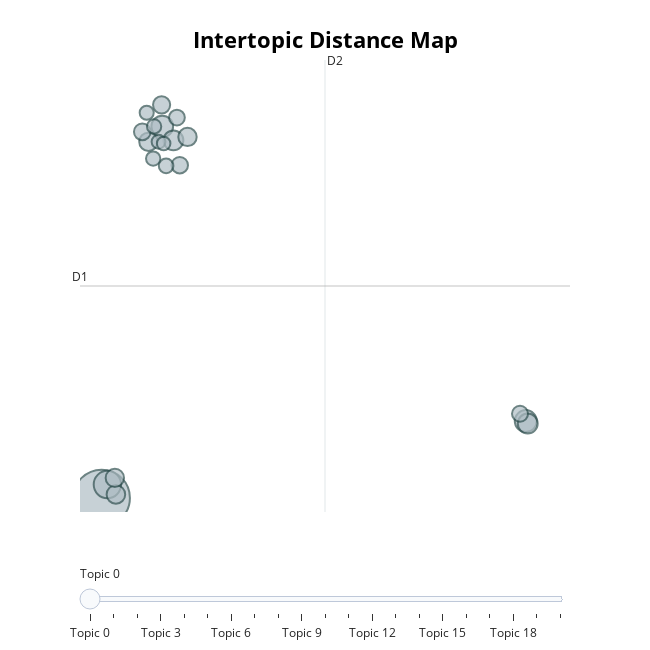

Source (notebook cell):
### Code cell
alberto2.visualize_topics()

### Figure 1 — Plotly figure (JSON) as saved in the notebook; plotly's stock layout.template omitted (floating-point values rounded to 4 significant figures)
{"data": [{"customdata": [[-6.713, -3.335, 0, "responsible | curfew | produce | ccpvirus | petition", 436], [-6.445, -2.861, 1, "petition | sign | leather | dogs | sale", 102], [13.03, -0.6088, 2, "oneworld | urge | pandemic | defeat | join", 66], [-3.89, 9.854, 3, "abusing | kai | treatment | positive | tests", 64], [-3.371, 9.362, 4, "die | gonna | going | arent | fucking", 54], [13.12, -0.6952, 5, "shameful | oneworld | urge | pandemic | join", 54], [-6.048, -3.211, 6, "serpent | god | displeasing | sunshine | communicating", 47], [-2.716, 9.482, 7, "cripples | hours | needed | vaccine | report", 46], [-6.099, -2.624, 8, "tencent | terrifying | leak | statistics | accidentally", 46], [-4.535, 9.309, 9, "everybody | fighting | kung | flu | terrence", 46], [-3.921, 10.62, 10, "support | signing | deliver | delivered | copy", 40], [-4.819, 9.664, 11, "english | end | elizabeth | rape | sentence", 38], [-3.076, 8.479, 12, "designer | bitlord | ir | com | exclusive", 37], [12.76, -0.347, 13, "oneworld | futures | urge | drops | sunday", 35], [-3.208, 10.17, 14, "preach | false | fail | mama | observe", 34], [-3.711, 8.453, 15, "eo | exploitation | exclude | exclusive | excuse", 29], [-4.313, 8.714, 16, "watch | hk | zoonotic | expand | evil", 28], [-4.27, 9.853, 17, "expand | picking | rock | ancient | territory", 28], [-4.615, 10.34, 18, "permanent | environment | expert | wildlife | ban", 27], [-4.064, 9.311, 19, "zoonotic | expert | example | exclude | exclusive", 26], [-3.826, 9.245, 20, "nnevvy | hong | gtgt | food | countries", 25]], "hovertemplate": "<b>Topic %{customdata[2]}</b><br>Words: %{customdata[3]}<br>Size: %{customdata[4]}", "legendgroup": "", "marker": {"color": "#B0BEC5", "line": {"color": "DarkSlateGrey", "width": 2}, "size": [436, 102, 66, 64, 54, 54, 47, 46, 46, 46, 40, 38, 37, 35, 34, 29, 28, 28, 27, 26, 25], "sizemode": "area", "sizeref": 0.2725, "symbol": "circle"}, "mode": "markers", "name": "", "orientation": "v", "showlegend": false, "type": "scatter", "x": [-6.713, -6.445, 13.03, -3.89, -3.371, 13.12, -6.048, -2.716, -6.099, -4.535, -3.921, -4.819, -3.076, 12.76, -3.208, -3.711, -4.313, -4.27, -4.615, -4.064, -3.826], "xaxis": "x", "y": [-3.335, -2.861, -0.6088, 9.854, 9.362, -0.6952, -3.211, 9.482, -2.624, 9.309, 10.62, 9.664, 8.479, -0.347, 10.17, 8.453, 8.714, 9.853, 10.34, 9.311, 9.245], "yaxis": "y"}], "layout": {"annotations": [{"showarrow": false, "text": "D1", "x": -7.72, "y": 4.189, "yshift": 10}, {"showarrow": false, "text": "D2", "x": 3.686, "xshift": 10, "y": 12.21}], "height": 650, "hoverlabel": {"bgcolor": "white", "font": {"family": "Rockwell", "size": 16}}, "legend": {"itemsizing": "constant", "tracegroupgap": 0}, "margin": {"t": 60}, "shapes": [{"line": {"color": "#CFD8DC", "width": 2}, "type": "line", "x0": 3.686, "x1": 3.686, "y0": -3.836, "y1": 12.21}, {"line": {"color": "#9E9E9E", "width": 2}, "type": "line", "x0": -7.72, "x1": 15.09, "y0": 4.189, "y1": 4.189}], "sliders": [{"active": 0, "pad": {"t": 50}, "steps": [{"args": [{"marker.color": [["red", "#B0BEC5", "#B0BEC5", "#B0BEC5", "#B0BEC5", "#B0BEC5", "#B0BEC5", "#B0BEC5", "#B0BEC5", "#B0BEC5", "#B0BEC5", "#B0BEC5", "#B0BEC5", "#B0BEC5", "#B0BEC5", "#B0BEC5", "#B0BEC5", "#B0BEC5", "#B0BEC5", "#B0BEC5", "#B0BEC5"]]}], "label": "Topic 0", "method": "update"}, {"args": [{"marker.color": [["#B0BEC5", "red", "#B0BEC5", "#B0BEC5", "#B0BEC5", "#B0BEC5", "#B0BEC5", "#B0BEC5", "#B0BEC5", "#B0BEC5", "#B0BEC5", "#B0BEC5", "#B0BEC5", "#B0BEC5", "#B0BEC5", "#B0BEC5", "#B0BEC5", "#B0BEC5", "#B0BEC5", "#B0BEC5", "#B0BEC5"]]}], "label": "Topic 1", "method": "update"}, {"args": [{"marker.color": [["#B0BEC5", "#B0BEC5", "red", "#B0BEC5", "#B0BEC5", "#B0BEC5", "#B0BEC5", "#B0BEC5", "#B0BEC5", "#B0BEC5", "#B0BEC5", "#B0BEC5", "#B0BEC5", "#B0BEC5", "#B0BEC5", "#B0BEC5", "#B0BEC5", "#B0BEC5", "#B0BEC5", "#B0BEC5", "#B0BEC5"]]}], "label": "Topic 2", "method": "update"}, {"args": [{"marker.color": [["#B0BEC5", "#B0BEC5", "#B0BEC5", "red", "#B0BEC5", "#B0BEC5", "#B0BEC5", "#B0BEC5", "#B0BEC5", "#B0BEC5", "#B0BEC5", "#B0BEC5", "#B0BEC5", "#B0BEC5", "#B0BEC5", "#B0BEC5", "#B0BEC5", "#B0BEC5", "#B0BEC5", "#B0BEC5", "#B0BEC5"]]}], "label": "Topic 3", "method": "update"}, {"args": [{"marker.color": [["#B0BEC5", "#B0BEC5", "#B0BEC5", "#B0BEC5", "red", "#B0BEC5", "#B0BEC5", "#B0BEC5", "#B0BEC5", "#B0BEC5", "#B0BEC5", "#B0BEC5", "#B0BEC5", "#B0BEC5", "#B0BEC5", "#B0BEC5", "#B0BEC5", "#B0BEC5", "#B0BEC5", "#B0BEC5", "#B0BEC5"]]}], "label": "Topic 4", "method": "update"}, {"args": [{"marker.color": [["#B0BEC5", "#B0BEC5", "#B0BEC5", "#B0BEC5", "#B0BEC5", "red", "#B0BEC5", "#B0BEC5", "#B0BEC5", "#B0BEC5", "#B0BEC5", "#B0BEC5", "#B0BEC5", "#B0BEC5", "#B0BEC5", "#B0BEC5", "#B0BEC5", "#B0BEC5", "#B0BEC5", "#B0BEC5", "#B0BEC5"]]}], "label": "Topic 5", "method": "update"}, {"args": [{"marker.color": [["#B0BEC5", "#B0BEC5", "#B0BEC5", "#B0BEC5", "#B0BEC5", "#B0BEC5", "red", "#B0BEC5", "#B0BEC5", "#B0BEC5", "#B0BEC5", "#B0BEC5", "#B0BEC5", "#B0BEC5", "#B0BEC5", "#B0BEC5", "#B0BEC5", "#B0BEC5", "#B0BEC5", "#B0BEC5", "#B0BEC5"]]}], "label": "Topic 6", "method": "update"}, {"args": [{"marker.color": [["#B0BEC5", "#B0BEC5", "#B0BEC5", "#B0BEC5", "#B0BEC5", "#B0BEC5", "#B0BEC5", "red", "#B0BEC5", "#B0BEC5", "#B0BEC5", "#B0BEC5", "#B0BEC5", "#B0BEC5", "#B0BEC5", "#B0BEC5", "#B0BEC5", "#B0BEC5", "#B0BEC5", "#B0BEC5", "#B0BEC5"]]}], "label": "Topic 7", "method": "update"}, {"args": [{"marker.color": [["#B0BEC5", "#B0BEC5", "#B0BEC5", "#B0BEC5", "#B0BEC5", "#B0BEC5", "#B0BEC5", "#B0BEC5", "red", "#B0BEC5", "#B0BEC5", "#B0BEC5", "#B0BEC5", "#B0BEC5", "#B0BEC5", "#B0BEC5", "#B0BEC5", "#B0BEC5", "#B0BEC5", "#B0BEC5", "#B0BEC5"]]}], "label": "Topic 8", "method": "update"}, {"args": [{"marker.color": [["#B0BEC5", "#B0BEC5", "#B0BEC5", "#B0BEC5", "#B0BEC5", "#B0BEC5", "#B0BEC5", "#B0BEC5", "#B0BEC5", "red", "#B0BEC5", "#B0BEC5", "#B0BEC5", "#B0BEC5", "#B0BEC5", "#B0BEC5", "#B0BEC5", "#B0BEC5", "#B0BEC5", "#B0BEC5", "#B0BEC5"]]}], "label": "Topic 9", "method": "update"}, {"args": [{"marker.color": [["#B0BEC5", "#B0BEC5", "#B0BEC5", "#B0BEC5", "#B0BEC5", "#B0BEC5", "#B0BEC5", "#B0BEC5", "#B0BEC5", "#B0BEC5", "red", "#B0BEC5", "#B0BEC5", "#B0BEC5", "#B0BEC5", "#B0BEC5", "#B0BEC5", "#B0BEC5", "#B0BEC5", "#B0BEC5", "#B0BEC5"]]}], "label": "Topic 10", "method": "update"}, {"args": [{"marker.color": [["#B0BEC5", "#B0BEC5", "#B0BEC5", "#B0BEC5", "#B0BEC5", "#B0BEC5", "#B0BEC5", "#B0BEC5", "#B0BEC5", "#B0BEC5", "#B0BEC5", "red", "#B0BEC5", "#B0BEC5", "#B0BEC5", "#B0BEC5", "#B0BEC5", "#B0BEC5", "#B0BEC5", "#B0BEC5", "#B0BEC5"]]}], "label": "Topic 11", "method": "update"}, {"args": [{"marker.color": [["#B0BEC5", "#B0BEC5", "#B0BEC5", "#B0BEC5", "#B0BEC5", "#B0BEC5", "#B0BEC5", "#B0BEC5", "#B0BEC5", "#B0BEC5", "#B0BEC5", "#B0BEC5", "red", "#B0BEC5", "#B0BEC5", "#B0BEC5", "#B0BEC5", "#B0BEC5", "#B0BEC5", "#B0BEC5", "#B0BEC5"]]}], "label": "Topic 12", "method": "update"}, {"args": [{"marker.color": [["#B0BEC5", "#B0BEC5", "#B0BEC5", "#B0BEC5", "#B0BEC5", "#B0BEC5", "#B0BEC5", "#B0BEC5", "#B0BEC5", "#B0BEC5", "#B0BEC5", "#B0BEC5", "#B0BEC5", "red", "#B0BEC5", "#B0BEC5", "#B0BEC5", "#B0BEC5", "#B0BEC5", "#B0BEC5", "#B0BEC5"]]}], "label": "Topic 13", "method": "update"}, {"args": [{"marker.color": [["#B0BEC5", "#B0BEC5", "#B0BEC5", "#B0BEC5", "#B0BEC5", "#B0BEC5", "#B0BEC5", "#B0BEC5", "#B0BEC5", "#B0BEC5", "#B0BEC5", "#B0BEC5", "#B0BEC5", "#B0BEC5", "red", "#B0BEC5", "#B0BEC5", "#B0BEC5", "#B0BEC5", "#B0BEC5", "#B0BEC5"]]}], "label": "Topic 14", "method": "update"}, {"args": [{"marker.color": [["#B0BEC5", "#B0BEC5", "#B0BEC5", "#B0BEC5", "#B0BEC5", "#B0BEC5", "#B0BEC5", "#B0BEC5", "#B0BEC5", "#B0BEC5", "#B0BEC5", "#B0BEC5", "#B0BEC5", "#B0BEC5", "#B0BEC5", "red", "#B0BEC5", "#B0BEC5", "#B0BEC5", "#B0BEC5", "#B0BEC5"]]}], "label": "Topic 15", "method": "update"}, {"args": [{"marker.color": [["#B0BEC5", "#B0BEC5", "#B0BEC5", "#B0BEC5", "#B0BEC5", "#B0BEC5", "#B0BEC5", "#B0BEC5", "#B0BEC5", "#B0BEC5", "#B0BEC5", "#B0BEC5", "#B0BEC5", "#B0BEC5", "#B0BEC5", "#B0BEC5", "red", "#B0BEC5", "#B0BEC5", "#B0BEC5", "#B0BEC5"]]}], "label": "Topic 16", "method": "update"}, {"args": [{"marker.color": [["#B0BEC5", "#B0BEC5", "#B0BEC5", "#B0BEC5", "#B0BEC5", "#B0BEC5", "#B0BEC5", "#B0BEC5", "#B0BEC5", "#B0BEC5", "#B0BEC5", "#B0BEC5", "#B0BEC5", "#B0BEC5", "#B0BEC5", "#B0BEC5", "#B0BEC5", "red", "#B0BEC5", "#B0BEC5", "#B0BEC5"]]}], "label": "Topic 17", "method": "update"}, {"args": [{"marker.color": [["#B0BEC5", "#B0BEC5", "#B0BEC5", "#B0BEC5", "#B0BEC5", "#B0BEC5", "#B0BEC5", "#B0BEC5", "#B0BEC5", "#B0BEC5", "#B0BEC5", "#B0BEC5", "#B0BEC5", "#B0BEC5", "#B0BEC5", "#B0BEC5", "#B0BEC5", "#B0BEC5", "red", "#B0BEC5", "#B0BEC5"]]}], "label": "Topic 18", "method": "update"}, {"args": [{"marker.color": [["#B0BEC5", "#B0BEC5", "#B0BEC5", "#B0BEC5", "#B0BEC5", "#B0BEC5", "#B0BEC5", "#B0BEC5", "#B0BEC5", "#B0BEC5", "#B0BEC5", "#B0BEC5", "#B0BEC5", "#B0BEC5", "#B0BEC5", "#B0BEC5", "#B0BEC5", "#B0BEC5", "#B0BEC5", "red", "#B0BEC5"]]}], "label": "Topic 19", "method": "update"}, {"args": [{"marker.color": [["#B0BEC5", "#B0BEC5", "#B0BEC5", "#B0BEC5", "#B0BEC5", "#B0BEC5", "#B0BEC5", "#B0BEC5", "#B0BEC5", "#B0BEC5", "#B0BEC5", "#B0BEC5", "#B0BEC5", "#B0BEC5", "#B0BEC5", "#B0BEC5", "#B0BEC5", "#B0BEC5", "#B0BEC5", "#B0BEC5", "red"]]}], "label": "Topic 20", "method": "update"}]}], "title": {"font": {"color": "Black", "size": 22}, "text": "<b>Intertopic Distance Map", "x": 0.5, "xanchor": "center", "y": 0.95, "yanchor": "top"}, "width": 650, "xaxis": {"anchor": "y", "domain": [0, 1], "range": [-7.72, 15.09], "title": {"text": ""}, "visible": false}, "yaxis": {"anchor": "x", "domain": [0, 1], "range": [-3.836, 12.21], "title": {"text": ""}, "visible": false}}}
